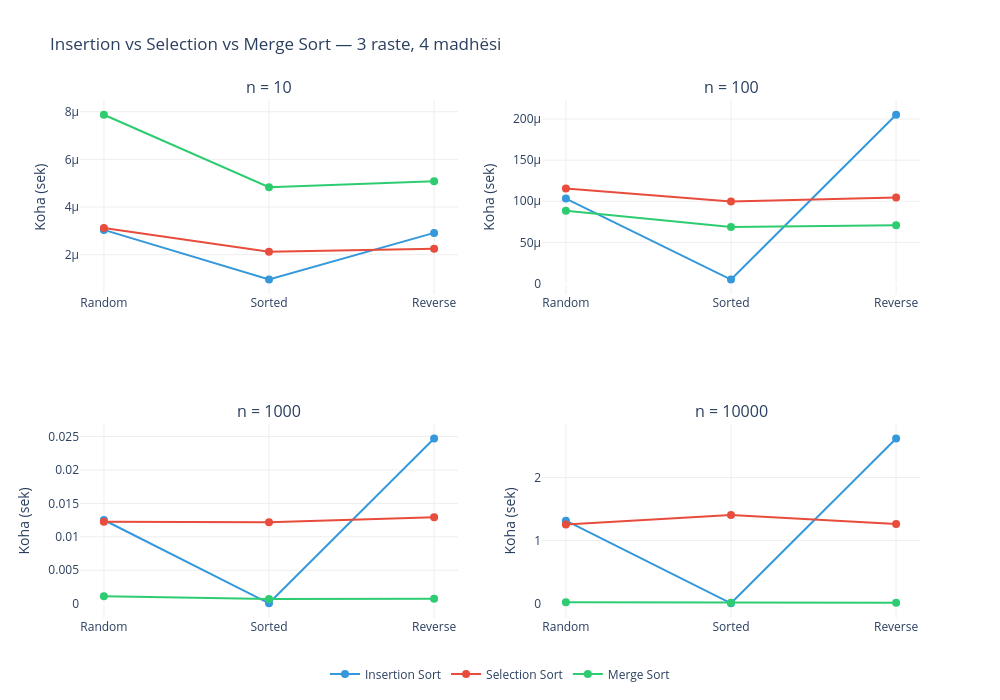

Notebook code cell kept with this figure:
### Code cell
import time
import random
import plotly.graph_objects as go
from plotly.subplots import make_subplots

def insertion_sort(lista):
    n = len(lista)
    for i in range(1, n):
        vlera = lista[i]
        j = i - 1
        while j >= 0 and lista[j] > vlera:
            lista[j + 1] = lista[j]
            j -= 1
        lista[j + 1] = vlera
    return lista

def selection_sort(lista):
    n = len(lista)
    for i in range(n - 1):
        min_idx = i
        for j in range(i + 1, n):
            if lista[j] < lista[min_idx]:
                min_idx = j
        lista[i], lista[min_idx] = lista[min_idx], lista[i]
    return lista

def merge_sort(lista):
    if len(lista) <= 1:
        return lista
    mid = len(lista) // 2
    left  = merge_sort(lista[:mid])
    right = merge_sort(lista[mid:])
    res, i, j = [], 0, 0
    while i < len(left) and j < len(right):
        if left[i] <= right[j]: res.append(left[i]); i += 1
        else:                   res.append(right[j]); j += 1
    res.extend(left[i:]); res.extend(right[j:])
    return res

def mat_kohen(funksioni, lista):
    c = lista.copy()
    t = time.perf_counter()
    funksioni(c)
    return time.perf_counter() - t

madhesite = [10, 100, 1000, 10000]
raste     = ['Random', 'Sorted', 'Reverse']
algoritme = [
    ("Insertion Sort", insertion_sort, "#3498db"),
    ("Selection Sort", selection_sort, "#e74c3c"),
    ("Merge Sort",     merge_sort,     "#2ecc71"),
]

fig = make_subplots(rows=2, cols=2,
    subplot_titles=[f"n = {n}" for n in madhesite])

positions = [(1,1), (1,2), (2,1), (2,2)]

for idx, n in enumerate(madhesite):
    row, col = positions[idx]
    lista_random  = [7,3,9,2,5,8,1,6,4,10] if n==10 else random.sample(range(1, n+1), n)
    lista_sorted  = list(range(1, n+1))
    lista_reverse = list(range(n, 0, -1))
    listat = [lista_random, lista_sorted, lista_reverse]

    for em, alg, color in algoritme:
        kohet = [mat_kohen(alg, l) for l in listat]
        fig.add_trace(go.Scatter(
            x=raste, y=kohet,
            name=em, showlegend=(idx == 0),
            mode="lines+markers",
            line=dict(color=color, width=2),
            marker=dict(size=8),
            text=[f"{em}<br>{r}: {k:.8f} sek" for r, k in zip(raste, kohet)],
            hovertemplate="%{text}<extra></extra>"
        ), row=row, col=col)

fig.update_layout(
    height=700, width=1000,
    title="Insertion vs Selection vs Merge Sort",
    hoverlabel=dict(bgcolor="#1e1e2e", font_color="white", font_size=11),
    plot_bgcolor="white",
    legend=dict(x=0.5, y=-0.08, orientation="h", xanchor="center")
)
fig.update_yaxes(title_text="Koha (sek)", gridcolor="#eeeeee")
fig.update_xaxes(gridcolor="#eeeeee")
fig.show()

### Figure 1 — Plotly figure (JSON) as saved in the notebook; plotly's stock layout.template omitted (floating-point values rounded to 4 significant figures)
{"data": [{"hovertemplate": "%{text}<extra></extra>", "line": {"color": "#3498db", "width": 2}, "marker": {"size": 8}, "mode": "lines+markers", "name": "Insertion Sort", "showlegend": true, "text": ["Insertion Sort<br>Random: 0.00000304 sek", "Insertion Sort<br>Sorted: 0.00000096 sek", "Insertion Sort<br>Reverse: 0.00000292 sek"], "type": "scatter", "x": ["Random", "Sorted", "Reverse"], "xaxis": "x", "y": [3.042e-06, 9.58e-07, 2.916e-06], "yaxis": "y"}, {"hovertemplate": "%{text}<extra></extra>", "line": {"color": "#e74c3c", "width": 2}, "marker": {"size": 8}, "mode": "lines+markers", "name": "Selection Sort", "showlegend": true, "text": ["Selection Sort<br>Random: 0.00000313 sek", "Selection Sort<br>Sorted: 0.00000213 sek", "Selection Sort<br>Reverse: 0.00000225 sek"], "type": "scatter", "x": ["Random", "Sorted", "Reverse"], "xaxis": "x", "y": [3.125e-06, 2.125e-06, 2.25e-06], "yaxis": "y"}, {"hovertemplate": "%{text}<extra></extra>", "line": {"color": "#2ecc71", "width": 2}, "marker": {"size": 8}, "mode": "lines+markers", "name": "Merge Sort", "showlegend": true, "text": ["Merge Sort<br>Random: 0.00000787 sek", "Merge Sort<br>Sorted: 0.00000483 sek", "Merge Sort<br>Reverse: 0.00000508 sek"], "type": "scatter", "x": ["Random", "Sorted", "Reverse"], "xaxis": "x", "y": [7.875e-06, 4.834e-06, 5.084e-06], "yaxis": "y"}, {"hovertemplate": "%{text}<extra></extra>", "line": {"color": "#3498db", "width": 2}, "marker": {"size": 8}, "mode": "lines+markers", "name": "Insertion Sort", "showlegend": false, "text": ["Insertion Sort<br>Random: 0.00010329 sek", "Insertion Sort<br>Sorted: 0.00000475 sek", "Insertion Sort<br>Reverse: 0.00020533 sek"], "type": "scatter", "x": ["Random", "Sorted", "Reverse"], "xaxis": "x2", "y": [0.0001033, 4.75e-06, 0.0002053], "yaxis": "y2"}, {"hovertemplate": "%{text}<extra></extra>", "line": {"color": "#e74c3c", "width": 2}, "marker": {"size": 8}, "mode": "lines+markers", "name": "Selection Sort", "showlegend": false, "text": ["Selection Sort<br>Random: 0.00011550 sek", "Selection Sort<br>Sorted: 0.00009967 sek", "Selection Sort<br>Reverse: 0.00010471 sek"], "type": "scatter", "x": ["Random", "Sorted", "Reverse"], "xaxis": "x2", "y": [0.0001155, 9.967e-05, 0.0001047], "yaxis": "y2"}, {"hovertemplate": "%{text}<extra></extra>", "line": {"color": "#2ecc71", "width": 2}, "marker": {"size": 8}, "mode": "lines+markers", "name": "Merge Sort", "showlegend": false, "text": ["Merge Sort<br>Random: 0.00008858 sek", "Merge Sort<br>Sorted: 0.00006883 sek", "Merge Sort<br>Reverse: 0.00007088 sek"], "type": "scatter", "x": ["Random", "Sorted", "Reverse"], "xaxis": "x2", "y": [8.858e-05, 6.883e-05, 7.088e-05], "yaxis": "y2"}, {"hovertemplate": "%{text}<extra></extra>", "line": {"color": "#3498db", "width": 2}, "marker": {"size": 8}, "mode": "lines+markers", "name": "Insertion Sort", "showlegend": false, "text": ["Insertion Sort<br>Random: 0.01251854 sek", "Insertion Sort<br>Sorted: 0.00005846 sek", "Insertion Sort<br>Reverse: 0.02471808 sek"], "type": "scatter", "x": ["Random", "Sorted", "Reverse"], "xaxis": "x3", "y": [0.01252, 5.846e-05, 0.02472], "yaxis": "y3"}, {"hovertemplate": "%{text}<extra></extra>", "line": {"color": "#e74c3c", "width": 2}, "marker": {"size": 8}, "mode": "lines+markers", "name": "Selection Sort", "showlegend": false, "text": ["Selection Sort<br>Random: 0.01224092 sek", "Selection Sort<br>Sorted: 0.01217554 sek", "Selection Sort<br>Reverse: 0.01292100 sek"], "type": "scatter", "x": ["Random", "Sorted", "Reverse"], "xaxis": "x3", "y": [0.01224, 0.01218, 0.01292], "yaxis": "y3"}, {"hovertemplate": "%{text}<extra></extra>", "line": {"color": "#2ecc71", "width": 2}, "marker": {"size": 8}, "mode": "lines+markers", "name": "Merge Sort", "showlegend": false, "text": ["Merge Sort<br>Random: 0.00111317 sek", "Merge Sort<br>Sorted: 0.00070117 sek", "Merge Sort<br>Reverse: 0.00075121 sek"], "type": "scatter", "x": ["Random", "Sorted", "Reverse"], "xaxis": "x3", "y": [0.001113, 0.0007012, 0.0007512], "yaxis": "y3"}, {"hovertemplate": "%{text}<extra></extra>", "line": {"color": "#3498db", "width": 2}, "marker": {"size": 8}, "mode": "lines+markers", "name": "Insertion Sort", "showlegend": false, "text": ["Insertion Sort<br>Random: 1.31386463 sek", "Insertion Sort<br>Sorted: 0.00059600 sek", "Insertion Sort<br>Reverse: 2.61981104 sek"], "type": "scatter", "x": ["Random", "Sorted", "Reverse"], "xaxis": "x4", "y": [1.314, 0.000596, 2.62], "yaxis": "y4"}, {"hovertemplate": "%{text}<extra></extra>", "line": {"color": "#e74c3c", "width": 2}, "marker": {"size": 8}, "mode": "lines+markers", "name": "Selection Sort", "showlegend": false, "text": ["Selection Sort<br>Random: 1.25415383 sek", "Selection Sort<br>Sorted: 1.40405350 sek", "Selection Sort<br>Reverse: 1.26227279 sek"], "type": "scatter", "x": ["Random", "Sorted", "Reverse"], "xaxis": "x4", "y": [1.254, 1.404, 1.262], "yaxis": "y4"}, {"hovertemplate": "%{text}<extra></extra>", "line": {"color": "#2ecc71", "width": 2}, "marker": {"size": 8}, "mode": "lines+markers", "name": "Merge Sort", "showlegend": false, "text": ["Merge Sort<br>Random: 0.01547450 sek", "Merge Sort<br>Sorted: 0.00967200 sek", "Merge Sort<br>Reverse: 0.01073992 sek"], "type": "scatter", "x": ["Random", "Sorted", "Reverse"], "xaxis": "x4", "y": [0.01547, 0.009672, 0.01074], "yaxis": "y4"}], "layout": {"annotations": [{"font": {"size": 16}, "showarrow": false, "text": "n = 10", "x": 0.225, "xanchor": "center", "xref": "paper", "y": 1, "yanchor": "bottom", "yref": "paper"}, {"font": {"size": 16}, "showarrow": false, "text": "n = 100", "x": 0.775, "xanchor": "center", "xref": "paper", "y": 1, "yanchor": "bottom", "yref": "paper"}, {"font": {"size": 16}, "showarrow": false, "text": "n = 1000", "x": 0.225, "xanchor": "center", "xref": "paper", "y": 0.375, "yanchor": "bottom", "yref": "paper"}, {"font": {"size": 16}, "showarrow": false, "text": "n = 10000", "x": 0.775, "xanchor": "center", "xref": "paper", "y": 0.375, "yanchor": "bottom", "yref": "paper"}], "height": 700, "hoverlabel": {"bgcolor": "#1e1e2e", "font": {"color": "white", "size": 11}}, "legend": {"orientation": "h", "x": 0.5, "xanchor": "center", "y": -0.08}, "plot_bgcolor": "white", "title": {"text": "Insertion vs Selection vs Merge Sort — 3 raste, 4 madhësi"}, "width": 1000, "xaxis": {"anchor": "y", "domain": [0, 0.45], "gridcolor": "#eeeeee"}, "xaxis2": {"anchor": "y2", "domain": [0.55, 1], "gridcolor": "#eeeeee"}, "xaxis3": {"anchor": "y3", "domain": [0, 0.45], "gridcolor": "#eeeeee"}, "xaxis4": {"anchor": "y4", "domain": [0.55, 1], "gridcolor": "#eeeeee"}, "yaxis": {"anchor": "x", "domain": [0.625, 1], "gridcolor": "#eeeeee", "title": {"text": "Koha (sek)"}}, "yaxis2": {"anchor": "x2", "domain": [0.625, 1], "gridcolor": "#eeeeee", "title": {"text": "Koha (sek)"}}, "yaxis3": {"anchor": "x3", "domain": [0, 0.375], "gridcolor": "#eeeeee", "title": {"text": "Koha (sek)"}}, "yaxis4": {"anchor": "x4", "domain": [0, 0.375], "gridcolor": "#eeeeee", "title": {"text": "Koha (sek)"}}}}
